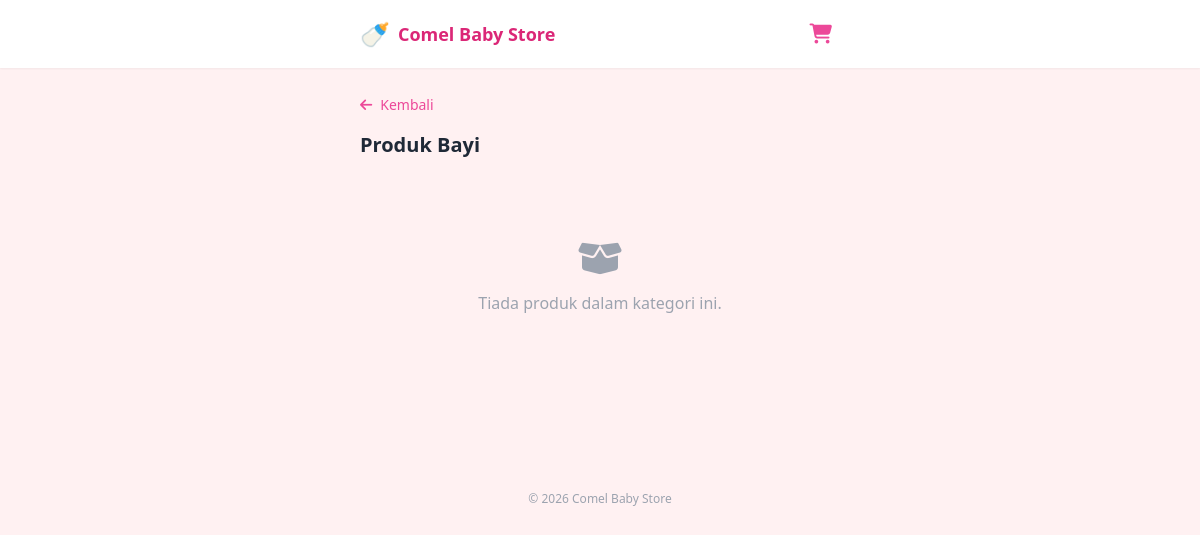
Page /category/2 on the earlier database version.
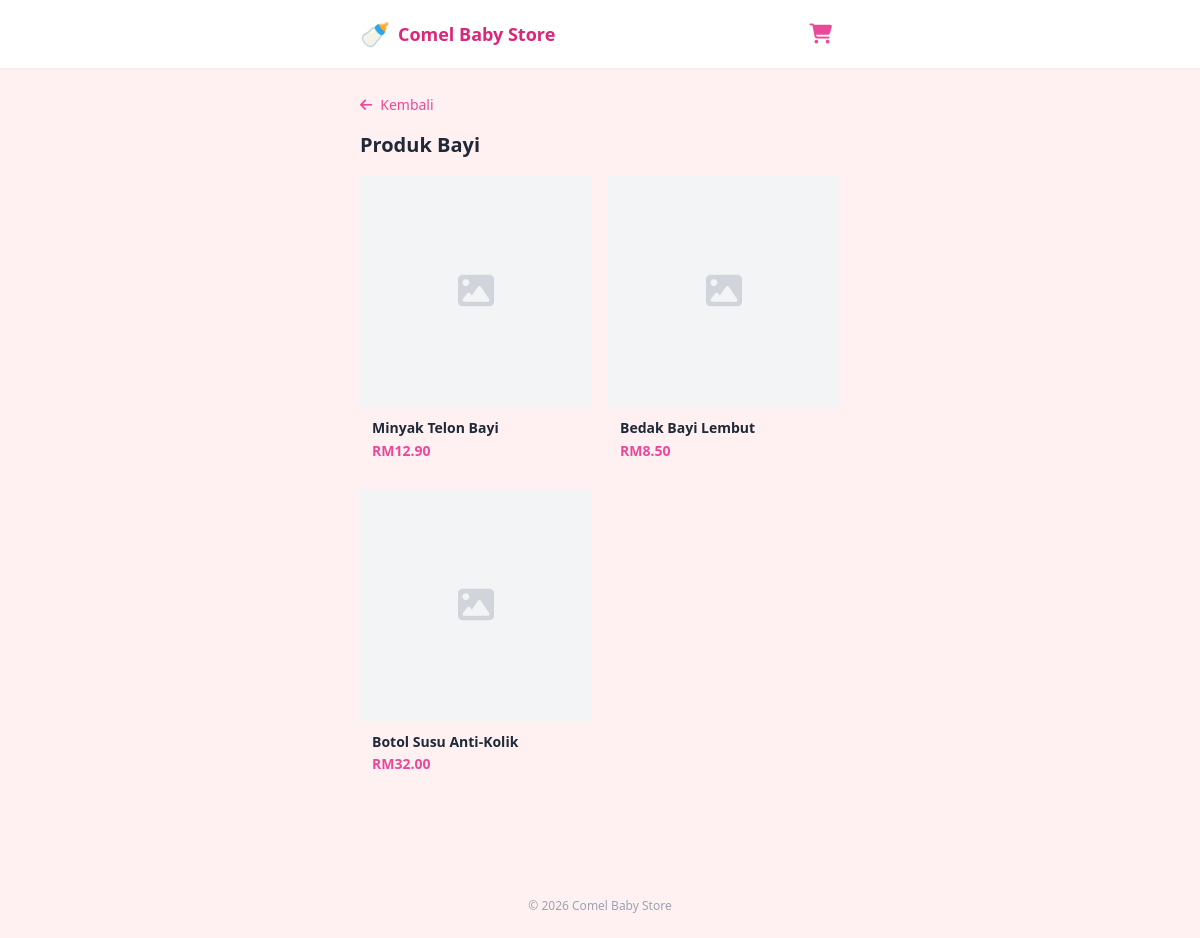
Same page on the later database version.
### tables this page shows
CREATE TABLE IF NOT EXISTS `categories` (
  `id`         INT(11) UNSIGNED NOT NULL AUTO_INCREMENT,
  `name`       VARCHAR(100) NOT NULL,
  `type`       ENUM('pakaian','produk') NOT NULL DEFAULT 'produk',
  `created_at` TIMESTAMP NOT NULL DEFAULT CURRENT_TIMESTAMP,
  PRIMARY KEY (`id`)
);

CREATE TABLE IF NOT EXISTS `products` (
  `id`          INT(11) UNSIGNED NOT NULL AUTO_INCREMENT,
  `category_id` INT(11) UNSIGNED NOT NULL,
  `name`        VARCHAR(255) NOT NULL,
  `description` TEXT DEFAULT NULL,
  `image`       VARCHAR(255) DEFAULT NULL,
  `price`       DECIMAL(10,2) NOT NULL DEFAULT 0.00,
  `stock`       INT(11) NOT NULL DEFAULT 0,
  `deleted_at`  TIMESTAMP NULL DEFAULT NULL,
  `created_at`  TIMESTAMP NOT NULL DEFAULT CURRENT_TIMESTAMP,
  `updated_at`  TIMESTAMP NOT NULL DEFAULT CURRENT_TIMESTAMP ON UPDATE CURRENT_TIMESTAMP,
  PRIMARY KEY (`id`),
  KEY `idx_products_category` (`category_id`),
  KEY `idx_products_deleted`  (`deleted_at`),
  CONSTRAINT `fk_products_category`
    FOREIGN KEY (`category_id`) REFERENCES `categories` (`id`) ON DELETE RESTRICT ON UPDATE CASCADE
);

### src/controllers/CategoryController.php (called while the page is built, shortened)
<?php
class CategoryController {
    public function show(int $id): void {
        $category = (new Category())->find($id);
        $products = (new Product())->all($id);
        view('category/show', [
            'category' => $category,
            'products' => $products,
        ], 'public');
    }
}

### src/config/database.php (called while the page is built, shortened)
<?php
function getDB(): PDO {
    static $pdo = null;
    if ($pdo === null) {
        $dsn = sprintf(
            'mysql:host=%s;port=%s;dbname=%s;charset=%s',
            DB_HOST, DB_PORT, DB_NAME, DB_CHARSET
        );
        $options = [
            PDO::ATTR_ERRMODE            => PDO::ERRMODE_EXCEPTION,
            PDO::ATTR_DEFAULT_FETCH_MODE => PDO::FETCH_ASSOC,
            PDO::ATTR_EMULATE_PREPARES   => false,
        ];
        try {
            $pdo = new PDO($dsn, DB_USER, DB_PASS, $options);
        } catch (PDOException $e) {
            http_response_code(500);
            die('Database connection failed. Please try again later.');
        }
    }
    return $pdo;
}

### src/models/Category.php (called while the page is built, shortened)
<?php
class Category {
    private PDO $db;
    public function __construct() {
        $this->db = getDB();
    }
    public function find(int $id): array|false {
        $stmt = $this->db->prepare('SELECT * FROM categories WHERE id = ?');
        $stmt->execute([$id]);
        return $stmt->fetch();
    }
}

### src/models/Product.php (called while the page is built, shortened)
<?php
class Product {
    private PDO $db;
    public function __construct() {
        $this->db = getDB();
    }
    public function all(int $categoryId = 0, string $search = ''): array {
        $sql    = 'SELECT p.*, c.name AS category_name, c.type AS category_type
                   FROM products p
                   JOIN categories c ON c.id = p.category_id
                   WHERE 1=1';
        $params = [];
        if ($categoryId > 0) {
            $sql     .= ' AND p.category_id = ?';
            $params[] = $categoryId;
        }
        $sql .= ' ORDER BY p.created_at DESC';
        $stmt = $this->db->prepare($sql);
        $stmt->execute($params);
        return $stmt->fetchAll();
    }
}

### src/views/category/show.php (the view, shortened to what this page needs)
<div class="py-2">
    <a href="/" class="inline-flex items-center gap-2 text-pink-500 text-sm mb-4">
        <i class="fa-solid fa-arrow-left"></i> Kembali
    </a>
    <h2 class="text-xl font-bold text-gray-800 mb-4"><?= e($category['name']) ?></h2>
    <?php if (empty($products)): ?>
        <div class="text-center py-16 text-gray-400">
            <i class="fa-solid fa-box-open text-4xl mb-3"></i>
            <p>Tiada produk dalam kategori ini.</p>
        </div>
    <?php else: ?>
        <div class="grid grid-cols-2 gap-4">
            <?php foreach ($products as $product): ?>
            <a href="/product/<?= $product['id'] ?>" class="card overflow-hidden hover:shadow-md transition-shadow active:scale-95">
                <div class="aspect-square bg-gray-100 overflow-hidden">
                    <?php if ($product['image']): ?>
                        <img src="<?= e($product['image']) ?>" alt="<?= e($product['name']) ?>"
                             class="w-full h-full object-cover">
                    <?php else: ?>
                        <div class="w-full h-full flex items-center justify-center text-gray-300">
                            <i class="fa-solid fa-image text-4xl"></i>
                        </div>
                    <?php endif; ?>
                </div>
                <div class="p-3">
                    <p class="font-semibold text-gray-800 text-sm leading-tight line-clamp-2"><?= e($product['name']) ?></p>
                    <p class="text-pink-500 font-bold text-sm mt-1">
                        <?php if ($product['category_type'] === 'pakaian'): ?>
                            Dari RM<?= number_format((float)$product['price'], 2) ?>
                        <?php else: ?>
                            RM<?= number_format((float)$product['price'], 2) ?>
                        <?php endif; ?>
                    </p>
                </div>
            </a>
            <?php endforeach; ?>
        </div>
    <?php endif; ?>
</div>

### public/index.php (shortened to what this page needs)
<?php
require_once SRC_PATH . '/config/database.php';
spl_autoload_register(function (string $class): void {
    $paths = [
        SRC_PATH . '/controllers/' . $class . '.php',
        SRC_PATH . '/controllers/admin/' . $class . '.php',
        SRC_PATH . '/models/' . $class . '.php',
    ];
    foreach ($paths as $path) {
        if (file_exists($path)) {
            return;
        }
    }
});
function view(string $template, array $data = [], string $layout = 'public'): void {
    extract($data);
    $layoutFile = SRC_PATH . '/views/layouts/' . $layout . '.php';
    require $layoutFile;
}
function e(string $value): string {
    return htmlspecialchars($value, ENT_QUOTES | ENT_SUBSTITUTE, 'UTF-8');
}
$uri    = parse_url($_SERVER['REQUEST_URI'], PHP_URL_PATH);
$uri    = rtrim($uri, '/') ?: '/';
$method = $_SERVER['REQUEST_METHOD'];
$segments = explode('/', ltrim($uri, '/'));
$seg0 = $segments[0] ?? '';
$seg1 = $segments[1] ?? '';
$seg2 = $segments[2] ?? '';
if ($seg0 === '') {
    (new HomeController())->index();
} elseif ($seg0 === 'category' && $seg1 !== '') {
    (new CategoryController())->show((int)$seg1);
} elseif ($seg0 === 'product' && $seg1 !== '') {
    (new ProductController())->show((int)$seg1);
} elseif ($seg0 === 'cart') {
    $ctrl = new CartController();
    if ($method === 'POST' && $seg1 === 'add')    { $ctrl->add(); }
    elseif ($method === 'POST' && $seg1 === 'update') { $ctrl->update(); }
    elseif ($method === 'POST' && $seg1 === 'remove') { $ctrl->remove(); }
    else { $ctrl->index(); }
} elseif ($seg0 === 'checkout') {
    $ctrl = new CheckoutController();
    if ($method === 'POST') { $ctrl->process(); }
    else { $ctrl->index(); }
} elseif ($seg0 === 'order' && $seg1 === 'ref' && $seg2 !== '') {
    (new OrderRefController())->show($seg2);
} elseif ($seg0 === 'order' && $seg1 === 'confirmation' && $seg2 !== '') {
    (new OrderController())->confirmation($seg2);
} elseif ($seg0 === 'order' && $seg1 === 'view') {
    $ctrl = new OrderController();
    if ($method === 'POST') { $ctrl->processView(); }
    else { $ctrl->showView(); }
} elseif ($seg0 === 'order' && $seg1 === 'track') {
    $ctrl = new OrderController();
    if ($method === 'POST') { $ctrl->lookupByPhone(); }
    else { $ctrl->lookup(); }
} elseif ($seg0 === 'order' && $seg1 === 'update' && $seg2 !== '') {
    $ctrl = new OrderController();
    if ($method === 'POST') { $ctrl->processUpdate($seg2); }
    else { $ctrl->showUpdate($seg2); }
} else {
    http_response_code(404);
    view('errors/404', [], 'public');
}

### src/views/layouts/public.php (shortened to what this page needs)
<!DOCTYPE html>
<html lang="ms">
<head>
    <script src="https://cdn.tailwindcss.com"></script>
    <link rel="stylesheet" href="https://cdnjs.cloudflare.com/ajax/libs/font-awesome/6.5.0/css/all.min.css">
</head>
<body class="bg-rose-50 min-h-screen">
<header class="bg-white shadow-sm sticky top-0 z-50">
    <div class="max-w-lg mx-auto px-4 py-3 flex items-center justify-between">
        <a href="/" class="flex items-center gap-2">
            <span class="text-2xl">🍼</span>
            <span class="font-bold text-pink-600 text-lg">Comel Baby Store</span>
        </a>
        <a href="/cart" class="relative p-2">
            <i class="fa-solid fa-cart-shopping text-pink-500 text-xl"></i>
        </a>
    </div>
</header>
<main class="max-w-lg mx-auto px-4 py-4 pb-20">
    <?php require $viewFile; ?>
</main>
<footer class="text-center text-xs text-gray-400 py-6">
    &copy; <?= date('Y') ?> Comel Baby Store
</footer>
</body>
</html>

### src/views/layouts/public.php (style rules this page uses)
body { font-family: 'Segoe UI', sans-serif; }
.card { @apply bg-white rounded-2xl shadow-sm border border-gray-100; }

Differences in the rows shown:
added products: name "Minyak Telon Bayi", price "12.90"
added products: name "Bedak Bayi Lembut", price "8.50"
added products: name "Botol Susu Anti-Kolik", price "32.00"
Other differences:
text no longer shown: "Tiada produk dalam kategori ini."
